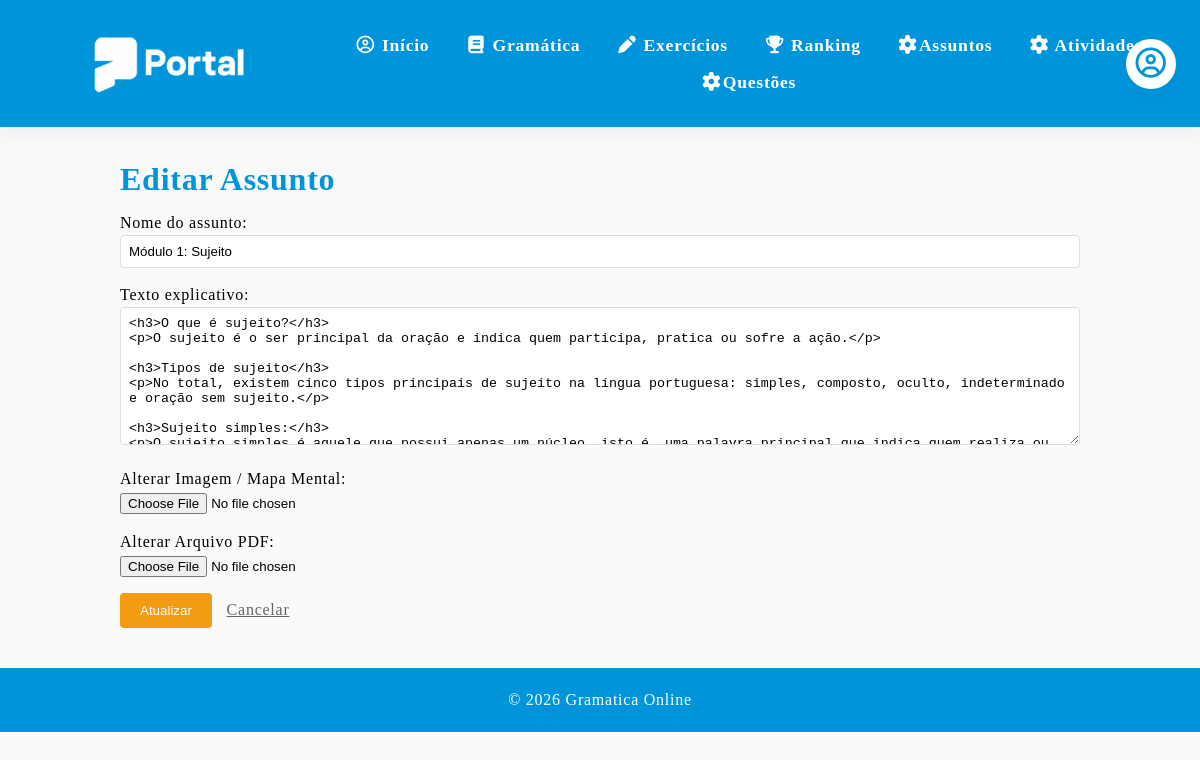
The app's page /editar_assunto/1, older data.
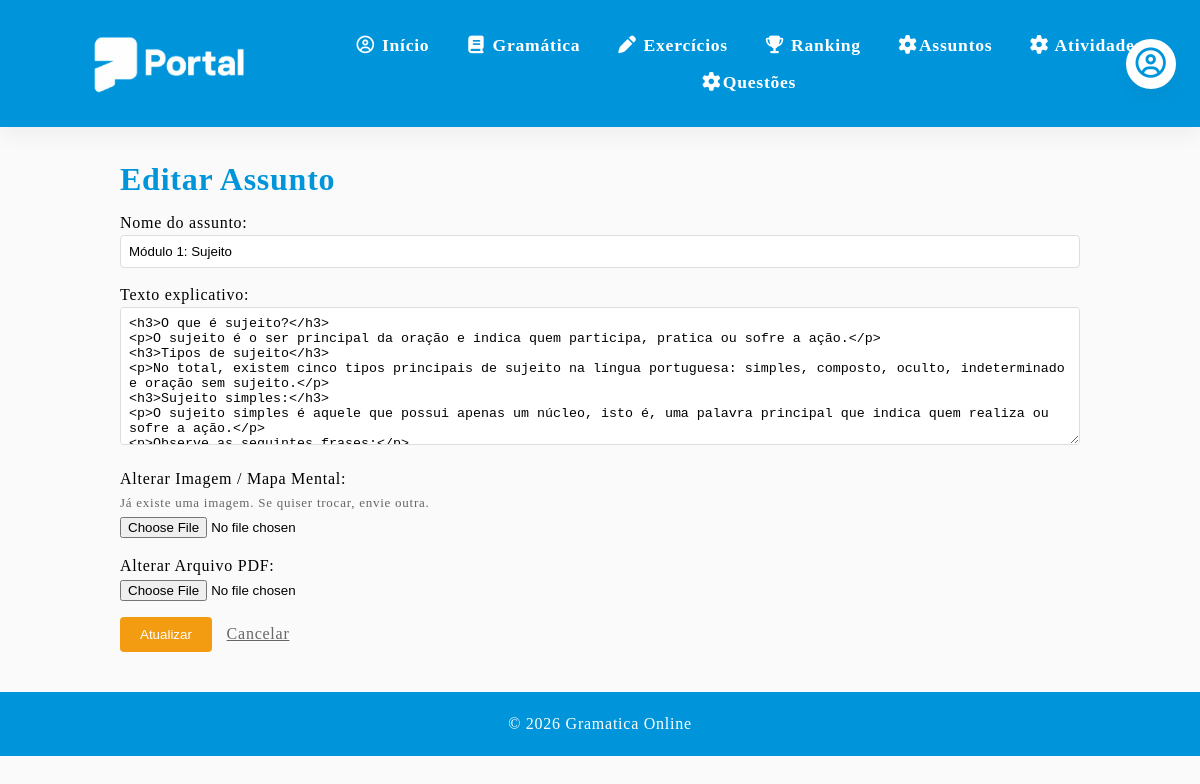
The same page, newer data.
### app.py (the view)
@app.route('/editar_assunto/<int:id>', methods=['GET', 'POST'])
def editar_assunto(id):
    assunto = Assunto.query.get_or_404(id)
    if request.method == 'POST':
        assunto.nome = request.form.get('nome', '').strip() or assunto.nome
        assunto.conteudo = request.form.get('conteudo', '').strip()
        db.session.commit()
        flash("Assunto atualizado!")
        return redirect(url_for('listar_assuntos'))
    return render_template("editar_assunto.html", assunto=assunto)

### templates/editar_assunto.html (shortened to what this page needs)
{% extends "base.html" %}
{% block conteudo %}
        <h2>Editar Assunto</h2>
        <form method="POST" enctype="multipart/form-data">
            <div style="margin: 15px 0;">
                <label>Nome do assunto:</label><br>
                <input type="text" name="nome" value="{{ assunto.nome }}" required style="width: 100%; padding: 8px; border: 1px solid #ddd; border-radius: 4px;">
            </div>
            <div style="margin: 15px 0;">
                <label>Texto explicativo:</label><br>
                <textarea name="conteudo" rows="8" style="width: 100%; padding: 8px; border: 1px solid #ddd; border-radius: 4px;">{{ assunto.conteudo or '' }}</textarea>
            </div>
            <div style="margin: 15px 0;">
                <label>Alterar Imagem / Mapa Mental:</label><br>
                {% if assunto.imagem %}<p style="font-size: 13px; color: #666;">Já existe uma imagem. Se quiser trocar, envie outra.</p>{% endif %}
                <input type="file" name="imagem" accept=".png,.jpg,.jpeg">
            </div>
            <div style="margin: 15px 0;">
                <label>Alterar Arquivo PDF:</label><br>
                <input type="file" name="arquivo_pdf" accept=".pdf">
            </div>
            <button type="submit" style="background: #f39c12; color: white; padding: 10px 20px; border: none; border-radius: 4px; cursor: pointer;">Atualizar</button>
            <a href="{{ url_for('gramatica') }}" style="margin-left: 10px; color: #666;">Cancelar</a>
        </form>
{% endblock %}

Row changes from the older to the newer data that the page shows:
changed Assunto "Módulo 1: Sujeito": imagem empty → "img/mapa_sujeito.png" (drawn)
Text that changed along with them:
text now shown: "Já existe uma imagem. Se quiser trocar, envie outra."
